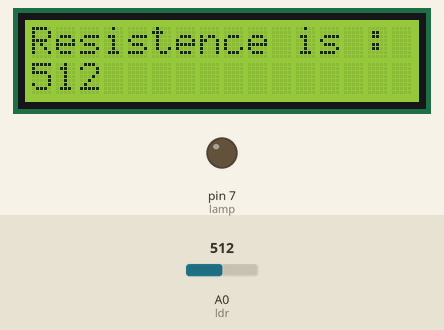
The sketch below on a simulated Arduino Uno, built with avr-gcc and run on an emulated ATmega328P. Parts: 16×2 character LCD, output pins drawn as LEDs (lit = HIGH). The inputs (shaded band) are chosen by the test bench; at power-on: A0 (ldr) = 512.

Above: at 1.2 s.
1.3 s: A0 (ldr) set to 382
At 2.7 s:
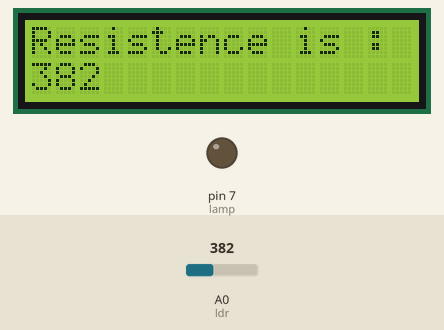
3.0 s: A0 (ldr) set to 359
At 3.4 s:
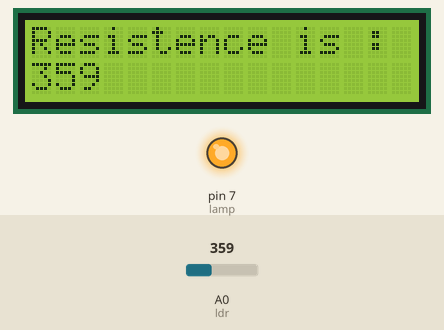
4.5 s: A0 (ldr) set to 380
At 5.1 s:
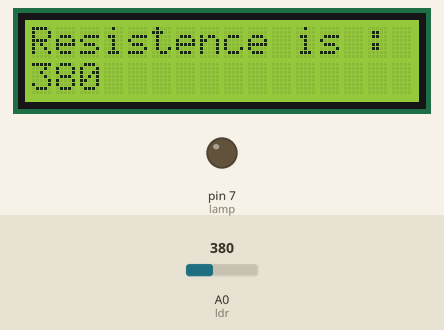
Timing chart, 0 to 7.5 s (numbered marks = the images above; inputs shaded):
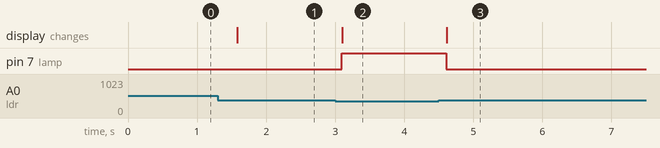

Measured:
- the behaviour switches between 370 and 369 on A0 (ldr) (found by bisection; images 1 and 2)
- after the input at 1.3 s, the display: changes after 0.28 s (image 1)
- after the input at 3.0 s, pin 7 (lamp): LOW → HIGH after 0.09 s; the display: changes after 0.10 s (image 2)
- after the input at 4.5 s, pin 7 (lamp): HIGH → LOW after 0.11 s; the display: changes after 0.11 s (image 3)

The sketch:

code.ino
```cpp
#include <LiquidCrystal.h>
//const int rs=13, en=12, d4=4, d5=3, d6=2, d7=1;
LiquidCrystal lcd(13, 12, 4, 3, 2, 1);
int ldr = A0;
int lamp = 7;
int lightValue = 0;
void setup() {
lcd.begin(16, 2);
pinMode(lamp, OUTPUT);
}
void loop() {
lightValue = analogRead(ldr);
if(lightValue < 370){
digitalWrite(lamp, 1);
lcd.clear();
lcd.setCursor(0,0 );
lcd.print("Resistence is : ");
lcd.setCursor(0,1 );
lcd.print(lightValue);
}
else{
digitalWrite(lamp, 0);
lcd.clear();
lcd.setCursor(0,0 );
lcd.print("Resistence is : ");
lcd.setCursor(0,1 );
lcd.print(lightValue);
}
delay(500);
}
```
